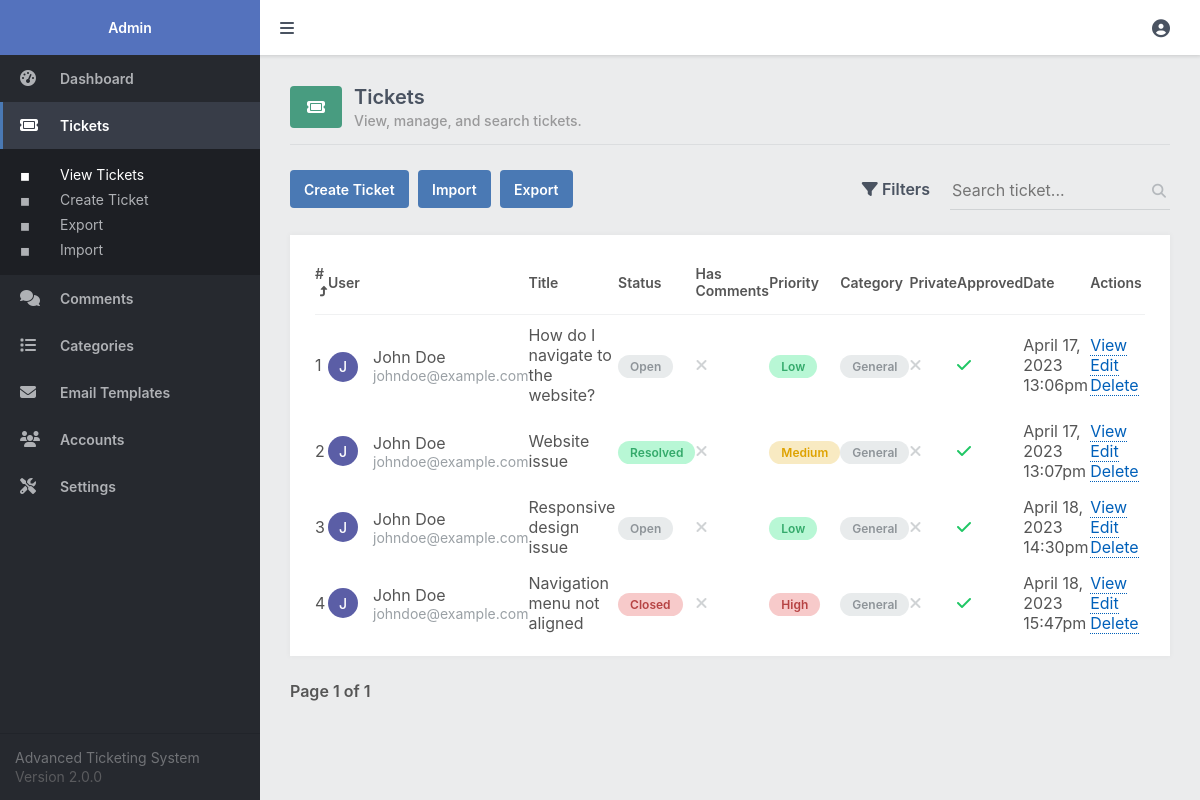
The page /admin/tickets.php (signed in) on the database its author committed.
### tables this page shows
CREATE TABLE IF NOT EXISTS `tickets` (
  `id` int(11) NOT NULL AUTO_INCREMENT,
  `title` varchar(255) NOT NULL,
  `msg` text NOT NULL,
  `full_name` varchar(50) NOT NULL DEFAULT '',
  `email` varchar(255) NOT NULL,
  `created` datetime NOT NULL DEFAULT current_timestamp(),
  `ticket_status` enum('open','closed','resolved') NOT NULL DEFAULT 'open',
  `priority` enum('low','medium','high') NOT NULL DEFAULT 'low',
  `category_id` int(1) NOT NULL DEFAULT 1,
  `private` tinyint(1) NOT NULL DEFAULT 1,
  `account_id` int(11) NOT NULL DEFAULT 0,
  `approved` tinyint(1) NOT NULL DEFAULT 0,
  PRIMARY KEY (`id`)
);

CREATE TABLE IF NOT EXISTS `categories` (
  `id` int(11) NOT NULL AUTO_INCREMENT,
  `title` varchar(255) NOT NULL,
  PRIMARY KEY (`id`)
);

### admin/tickets.php (the view, shortened to what this page needs)
<?php
include 'main.php';
$pagination_page = isset($_GET['pagination_page']) ? $_GET['pagination_page'] : 1;
$search = isset($_GET['search']) ? $_GET['search'] : '';
$order = isset($_GET['order']) && $_GET['order'] == 'DESC' ? 'DESC' : 'ASC';
$order_by_whitelist = ['id','title','msg','full_name','email','created','ticket_status','priority','category_id','approved','private','account_id'];
$order_by = isset($_GET['order_by']) && in_array($_GET['order_by'], $order_by_whitelist) ? $_GET['order_by'] : 'id';
$results_per_page = 15;
$param1 = ($pagination_page - 1) * $results_per_page;
$param2 = $results_per_page;
$where = '';
$where .= $search ? 'WHERE (t.full_name LIKE :search OR t.email LIKE :search OR t.id LIKE :search) ' : '';
$stmt = $pdo->prepare('SELECT COUNT(*) AS total FROM tickets t ' . $where);
$stmt->execute();
$tickets_total = $stmt->fetchColumn();
$stmt = $pdo->prepare('SELECT t.*, (SELECT COUNT(tc.id) FROM tickets_comments tc WHERE tc.ticket_id = t.id) AS num_comments, (SELECT GROUP_CONCAT(tu.filepath) FROM tickets_uploads tu WHERE tu.ticket_id = t.id) AS imgs, c.title AS category, a.full_name AS p_full_name, a.email AS a_email FROM tickets t LEFT JOIN categories c ON c.id = t.category_id LEFT JOIN accounts a ON t.account_id = a.id ' . $where . ' ORDER BY ' . $order_by . ' ' . $order . ' LIMIT :start_results,:num_results');
$stmt->bindParam('start_results', $param1, PDO::PARAM_INT);
$stmt->bindParam('num_results', $param2, PDO::PARAM_INT);
$stmt->execute();
$tickets = $stmt->fetchAll(PDO::FETCH_ASSOC);
$url = 'tickets.php?search=' . $search . (isset($_GET['page_id']) ? '&page_id=' . $_GET['page_id'] : '') . (isset($_GET['acc_id']) ? '&acc_id=' . $_GET['acc_id'] : '') . (isset($_GET['status']) ? '&status=' . $_GET['status'] : '');
?>
<?=template_admin_header('Tickets', 'tickets', 'view')?>
<div class="content-title">
    <div class="title">
        <i class="fa-solid fa-ticket"></i>
        <div class="txt">
            <h2>Tickets</h2>
            <p>View, manage, and search tickets.</p>
        </div>
    </div>
</div>
<div class="content-header responsive-flex-column pad-top-5">
    <div class="btns">
        <a href="ticket.php" class="btn">Create Ticket</a>
        <a href="tickets_import.php" class="btn mar-left-1">Import</a>
        <a href="tickets_export.php" class="btn mar-left-1">Export</a>
    </div>
    <form action="" method="get">
        <div class="filters">
            <a href="#"><i class="fas fa-filter"></i> Filters</a>
        </div>
        <div class="search">
            <label for="search">
                <input id="search" type="text" name="search" placeholder="Search ticket..." value="<?=htmlspecialchars($search, ENT_QUOTES)?>" class="responsive-width-100">
                <i class="fas fa-search"></i>
            </label>
        </div>
    </form>
</div>
<div class="content-block">
    <div class="table">
        <table>
            <thead>
                <tr>
                    <td><a href="<?=$url . '&order=' . ($order=='ASC'?'DESC':'ASC') . '&order_by=id'?>">#</a></td>
                    <td colspan="2"><a href="<?=$url . '&order=' . ($order=='ASC'?'DESC':'ASC') . '&order_by=full_name'?>">User</a></td>
                    <td><a href="<?=$url . '&order=' . ($order=='ASC'?'DESC':'ASC') . '&order_by=title'?>">Title</a></td>
                    <td><a href="<?=$url . '&order=' . ($order=='ASC'?'DESC':'ASC') . '&order_by=ticket_status'?>">Status</a></td>
                    <td class="responsive-hidden">Has Comments</td>
                    <td class="responsive-hidden"><a href="<?=$url . '&order=' . ($order=='ASC'?'DESC':'ASC') . '&order_by=priority'?>">Priority</a></td>
                    <td class="responsive-hidden">Category</td>
                    <td class="responsive-hidden"><a href="<?=$url . '&order=' . ($order=='ASC'?'DESC':'ASC') . '&order_by=private'?>">Private</a></td>
                    <td><a href="<?=$url . '&order=' . ($order=='ASC'?'DESC':'ASC') . '&order_by=approved'?>">Approved</a></td>
                    <td class="responsive-hidden"><a href="<?=$url . '&order=' . ($order=='ASC'?'DESC':'ASC') . '&order_by=created'?>">Date</a></td>
                    <td>Actions</td>
                </tr>
            </thead>
            <tbody>
                <?php if (empty($tickets)): ?>
                <tr>
                    <td colspan="20" style="text-align:center;">There are no tickets.</td>
                </tr>
                <?php else: ?>
                <?php foreach ($tickets as $ticket): ?>
                <tr>
                    <td><?=$ticket['id']?></td>
                    <td class="img">
                        <span style="background-color:<?=color_from_string($ticket['p_full_name'] ?? $ticket['full_name'])?>"><?=strtoupper(substr($ticket['p_full_name'] ?? $ticket['full_name'], 0, 1))?></span>
                    </td>
                    <td class="user">
                        <?=htmlspecialchars($ticket['p_full_name'] ?? $ticket['full_name'], ENT_QUOTES)?>
                        <span><?=$ticket['p_email'] ?? $ticket['email']?></span>
                    </td>
                    <td><?=htmlspecialchars($ticket['title'], ENT_QUOTES)?></td>
                    <td><span class="<?=$ticket['ticket_status']=='resolved'?'green':($ticket['ticket_status']=='closed'?'red':'grey')?>"><?=ucwords($ticket['ticket_status'])?></span></td>
                    <td class="responsive-hidden"><?=$ticket['num_comments'] ? '<span class="mark yes"><i class="fa-solid fa-check"></i></span>' : '<span class="mark no"><i class="fa-solid fa-xmark"></i></span>'?></td>
                    <td class="responsive-hidden"><span class="<?=$ticket['priority']=='low'?'green':($ticket['priority']=='high'?'red':'orange')?>"><?=ucwords($ticket['priority'])?></span></td>
                    <td class="responsive-hidden"><span class="grey"><?=$ticket['category']?></span></td>
                    <td class="responsive-hidden"><?=$ticket['private'] ? '<span class="mark yes"><i class="fa-solid fa-check"></i></span>' : '<span class="mark no"><i class="fa-solid fa-xmark"></i></span>'?></td>
                    <td><?=$ticket['approved'] ? '<span class="mark yes"><i class="fa-solid fa-check"></i></span>' : '<span class="mark no"><i class="fa-solid fa-xmark"></i></span>'?></td>
                    <td class="responsive-hidden"><?=date('F j, Y H:ia', strtotime($ticket['created']))?></td>
                    <td>
                        <a href="../view.php?id=<?=$ticket['id']?>&code=<?=md5($ticket['id'] . $ticket['email'])?>" target="_blank" class="link1">View</a>
                        <a href="ticket.php?id=<?=$ticket['id']?>" class="link1">Edit</a>
                        <a href="tickets.php?delete=<?=$ticket['id']?>" class="link1" onclick="return confirm('Are you sure you want to delete this ticket?')">Delete</a>
                    </td>
                </tr>
                <?php endforeach; ?>
                <?php endif; ?>
            </tbody>
        </table>
    </div>
</div>
<div class="pagination">
    <span>Page <?=$pagination_page?> of <?=ceil($tickets_total / $results_per_page) == 0 ? 1 : ceil($tickets_total / $results_per_page)?></span>
</div>
<?=template_admin_footer()?>

### admin/admin.css (style rules this page uses)
* { box-sizing: border-box; font-family: -apple-system, BlinkMacSystemFont, "segoe ui", roboto, oxygen, ubuntu, cantarell, "fira sans", "droid sans", "helvetica neue", Arial, sans-serif; font-size: 16px; }
html { height: 100%; }
body { position: relative; min-height: 100%; color: #555555; background-color: #ebeced; margin: 0; }
h1, h2, h3, h4, h5 { color: #4a5361; margin: 0; padding: 0; }
main h2 { font-size: 20px; padding-bottom: 20px; font-weight: 600; }
main .content-title { border-bottom: 1px solid #dbdddf; display: flex; }
main .content-title h2 { flex: 1; }
main .content-title .title { flex: 1; display: flex; align-items: center; padding-bottom: 15px; }
main .content-title .title i { display: inline-flex; justify-content: center; align-items: center; background-color: #489c80; color: #fff; width: 52px; height: 42px; border-radius: 4px; margin-right: 12px; }
main .content-title .title h2 { padding: 0 0 3px 0; }
main .content-title .title p { margin: 0; font-size: 14px; color: #99999a; font-weight: 500; }
main .content-header { display: flex; justify-content: space-between; }
main .content-header form { display: flex; justify-content: space-between; }
main .content-header form .search input, main .content-header form > select { background-color: transparent; outline: none; border: none; height: 40px; width: 220px; border-bottom: 1px solid #d0d3d5; padding-right: 25px; margin-left: 10px; }
main .content-header .search label { position: relative; }
main .content-header .search i { position: absolute; right: 4px; top: 4px; bottom: 0; font-size: 14px; margin-top: auto; margin-bottom: auto; color: #b5b9bd; }
main .content-header .filters { display: flex; position: relative; margin-right: 10px; margin-bottom: 3px; align-items: center; }
main .content-header .filters a { text-decoration: none; font-weight: 600; color: #4a5361; white-space: nowrap; }
main .content-block { background-color: #fff; margin-top: 25px; padding: 15px; box-shadow: 0px 0px 5px 1px rgba(0, 0, 0, 0.03); overflow: hidden; }
main .pagination { display: flex; align-items: center; padding: 25px 0; }
main .pagination span { font-weight: 600; }
.table { overflow-x: auto; padding: 0 10px; }
.table table { width: 100%; border-collapse: collapse; }
.table table thead td { font-weight: 600; font-size: 14px; padding: 15px 0; }
.table table thead td a { font-weight: inherit; font-size: inherit; color: inherit; text-decoration: none; }
.table table thead tr { border-bottom: 1px solid #f0f1f2; }
.table table tbody tr:first-child td { padding-top: 10px; }
.table table tbody td { padding: 8px 0; }
.table table tbody td .green, .table table tbody td .red, .table table tbody td .grey, .table table tbody td .orange { font-weight: 600; font-size: 12px; padding: 4px 12px; border-radius: 15px; text-transform: capitalize; }
.table table tbody td .green { background-color: #b8f7d5; color: #34aa6b; }
.table table tbody td .red { background-color: #f7caca; color: #b64343; }
.table table tbody td .grey { background-color: #e8ebec; color: #8e9499; }
.table table tbody td .orange { background-color: #f8eac2; color: #dea200; }
.table table tbody td .mark.yes { color: #20c765; }
.table table tbody td .mark.no { color: #d0d3d5; }
.table table tbody td.user span { display: block; color: #9aa0a5; font-size: 14px; }
.table table tbody .img { width: 40px; padding: 5px 0; padding-right: 15px; }
.table table tbody .img span { display: flex; align-items: center; justify-content: center; width: 30px; height: 30px; color: #fff; background-color: #777; border-radius: 50px; font-size: 14px; font-weight: 500; }
.link1, .link2 { text-decoration: none; color: #0060ba; border-bottom: 1px dotted; margin: 0 5px 0 0; }
.btn { display: inline-flex; align-items: center; justify-content: center; text-decoration: none; appearance: none; cursor: pointer; border: 0; background: #4a79b4; color: #FFFFFF; padding: 0 14px; font-size: 14px; font-weight: 600; border-radius: 4px; height: 38px; }
.mar-left-1 { margin-left: 5px; }
.pad-top-5 { padding-top: 25px; }

### rows shown on the page
tickets: id "1", full_name "J", full_name "John Doe", email "johndoe@example.com", title "How do I navigate to the website?", ticket_status "Open", priority "Low", category.title "General", private 0 (drawn), approved 1 (drawn), created "April 17, 2023 13:06pm"
tickets: id "2", full_name "J", full_name "John Doe", email "johndoe@example.com", title "Website issue", ticket_status "Resolved", priority "Medium", category.title "General", private 0 (drawn), approved 1 (drawn), created "April 17, 2023 13:07pm"
tickets: id "3", full_name "J", full_name "John Doe", email "johndoe@example.com", title "Responsive design issue", ticket_status "Open", priority "Low", category.title "General", private 0 (drawn), approved 1 (drawn), created "April 18, 2023 14:30pm"
tickets: id "4", full_name "J", full_name "John Doe", email "johndoe@example.com", title "Navigation menu not aligned", ticket_status "Closed", priority "High", category.title "General", private 0 (drawn), approved 1 (drawn), created "April 18, 2023 15:47pm"

### other values the page prints
$pagination_page "1"
ceil($tickets_total / $results_per_page) "1"
